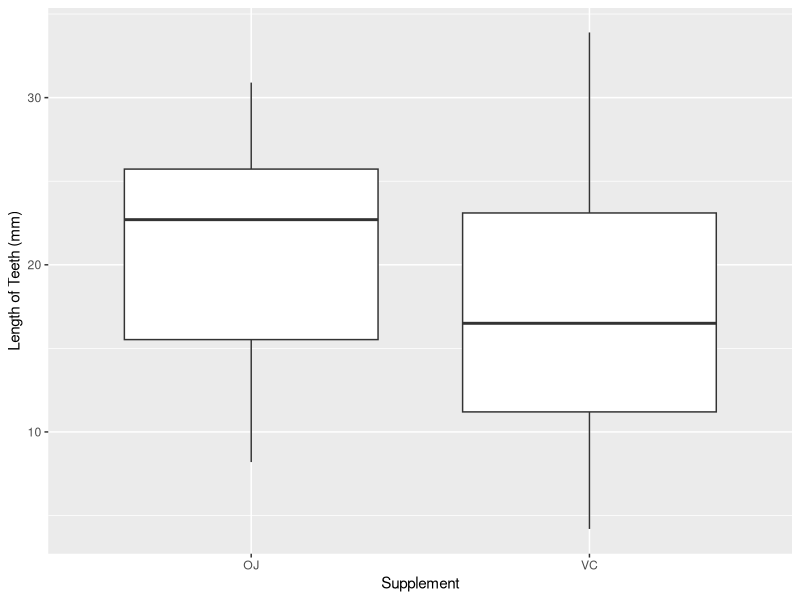
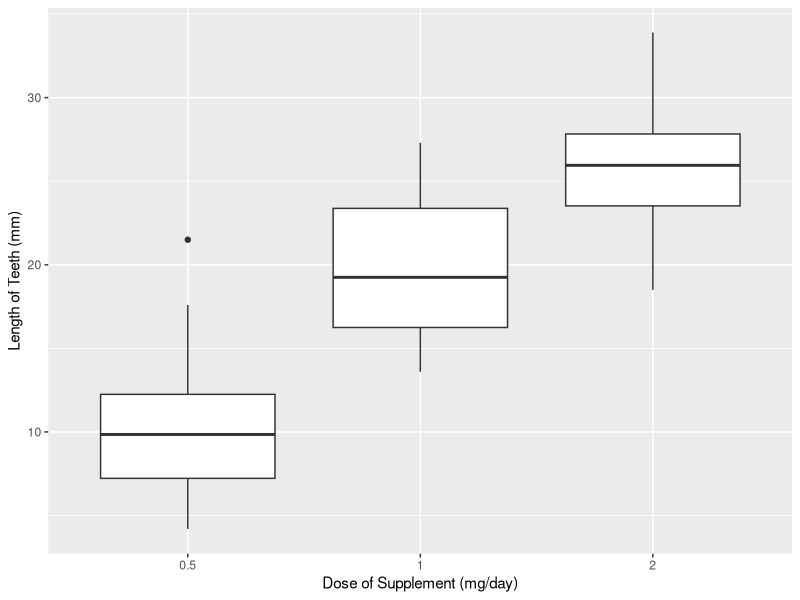

Write R code to recreate these figures, in order.
## ---- chunk 1
#| echo: true
#| label: creating-a-plot
#| layout-ncol: 2
#| fig-cap: "Graphs"
#| fig-subcap:
#| - "Tooth Length vs. Supplement"
#| - "Tooth Length vs. Dose Supplement"

library(tidyverse)

ggplot(data = ToothGrowth, 
       mapping = aes(x = supp, y = len)) +
  geom_boxplot() +
  labs(x = "Supplement", y = "Length of Teeth (mm)")

ToothGrowth %>% 
  mutate(dose = as.factor(dose)) %>% 
  ggplot(mapping = aes(x = dose, y = len)) +
  geom_boxplot() +
  labs(x = "Dose of Supplement (mg/day)", y = "Length of Teeth (mm)")
